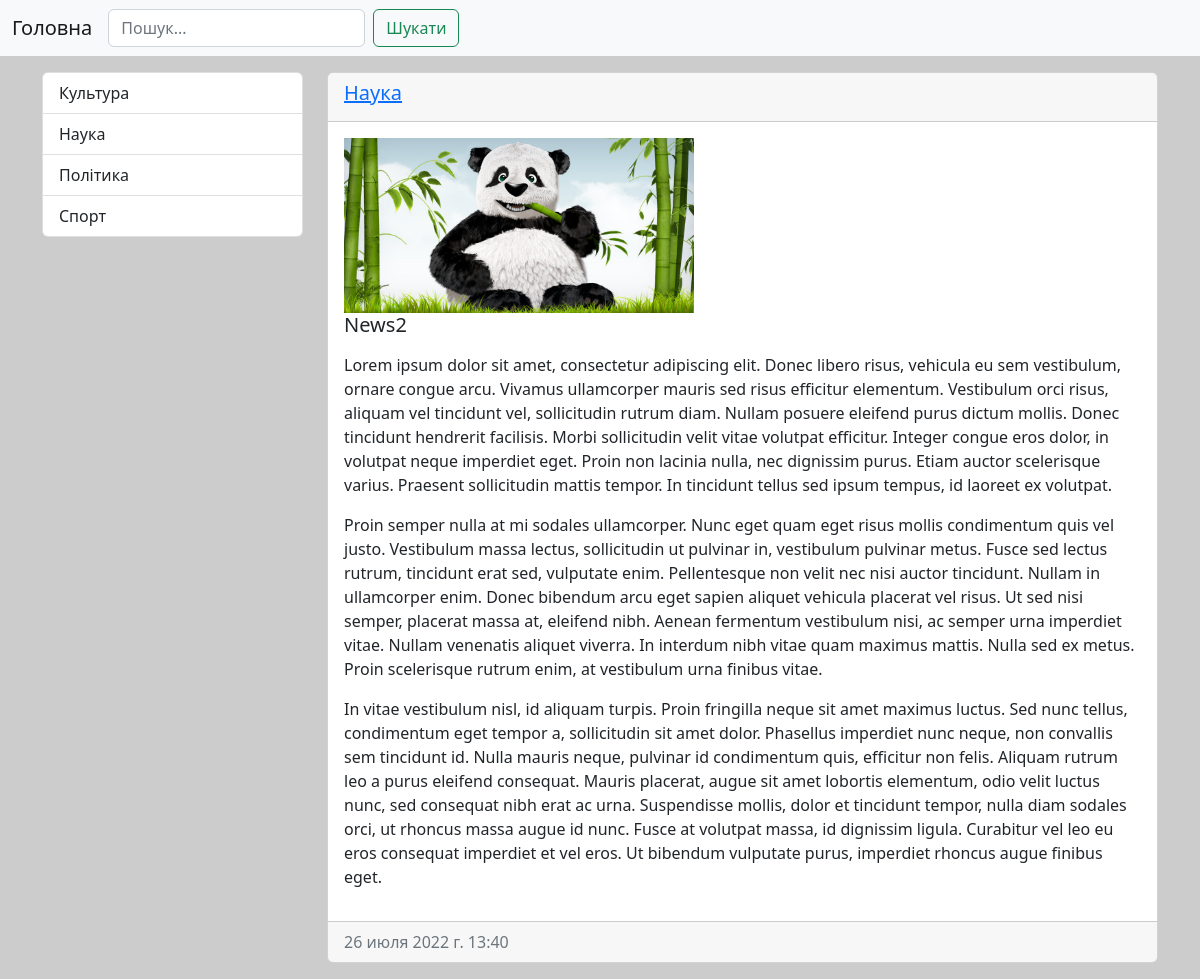
Screenshot of /news/2/ with the database file from the repository.
### news/models.py (models this page shows, shortened)
class Category(models.Model):
    title = models.CharField(max_length=150, db_index=True, verbose_name='Назва категорії')
    def get_absolute_url(self):
        return reverse('category', kwargs={"category_id": self.pk})
    def __str__(self):
        return self.title
    class Meta:
        verbose_name = 'Категорія'
        verbose_name_plural = 'категорії'
        ordering = ['title']

class News(models.Model):
    title = models.CharField(max_length=150, verbose_name='Назва')
    content = models.TextField(blank=True, verbose_name='Контент')
    created_at = models.DateTimeField(auto_now_add=True, verbose_name='Час публікації')
    update_at = models.DateTimeField(auto_now=True, verbose_name='Час оновлення')
    photo = models.ImageField(upload_to='photos/%Y%m%d/', verbose_name='Фото', blank=True)
    is_published = models.BooleanField(default=True, verbose_name='Стан публікації')
    category = models.ForeignKey('Category', verbose_name='Категорія', on_delete=models.PROTECT, null=True)
    class Meta:
        verbose_name = 'Новина'
        verbose_name_plural = 'Новини'
        ordering = ['-created_at', 'title']

### news/views.py (the view)
# urls.py: path('news/<int:news_id>/', view_news, name='view_news'),
def view_news(request, news_id):
    news_item = get_object_or_404(News, pk=news_id)
    return render(request, 'news/view_news.html', {"news_item": news_item} )

### news/templatetags/news_tags.py (called while the page is built)
@register.inclusion_tag('news/list_categories.html')
def show_categories():
    categories = Category.objects.all()
    return {"categories": categories,}

### news/templates/news/view_news.html
{% extends 'base.html' %}
{% block sidebar %}
{% include 'inc/_sidebar.html' %}
{% endblock %}
{% block content %}
<div class="card text mb-3">
    <div class="card-header">
        <h5><a href="{{ news_item.category.get_absolute_url }}"> {{ news_item.category }}</a></h5>
    </div>
    <div class="card-body">
        <div class="media">
            {% if news_item.photo %}
            <img src="{{ news_item.photo.url }}" alt="" width="350" class="mr-3">
            {% endif %}
            <div class="media-body">
                <h5 class="card-title">{{ news_item.title }}</h5>
                <p class="card-text">{{ news_item.content|safe|linebreaks }}</p>
            </div>
        </div>
    </div>
    <div class="card-footer text-muted">
        {{ news_item.created_at }}
    </div>
</div>
{% endblock %}

### news/templates/news/list_categories.html
<div class="list-group">
    {% for item in categories %}
    <a href="{{ item.get_absolute_url }}" class="list-group-item list-group-item-action">{{ item.title }}</a>
    {% endfor %}
</div>

### rows the page displays
Category: title "Культура"
Category: title "Наука"
Category: title "Політика"
Category: title "Спорт"
News: category "Наука", photo (picture), title "News2", content "Lorem ipsum dolor sit amet, consectetur adipiscing elit. Donec libero risus, vehicula eu sem vestibulum, ornare congue arcu. Vivamus ullamcorper mauris sed risus efficitur elementum. Vestibulum orci risus, aliquam vel tincidunt vel, sollicitudin rutrum diam. Nullam posuere eleifend purus dictum mollis. Donec tincidunt hendrerit facilisis. Morbi sollicitudin velit vitae volutpat efficitur. Integer congue eros dolor, in volutpat neque imperdiet eget. Proin non lacinia nulla, nec dignissim purus. Etiam auctor scelerisque varius. Praesent sollicitudin mattis tempor. In tincidunt tellus sed ipsum tempus, id laoreet ex volutpat. Proin semper nulla at mi sodales ullamcorper. Nunc eget quam eget…", created_at "26 июля 2022 г. 13:40"
